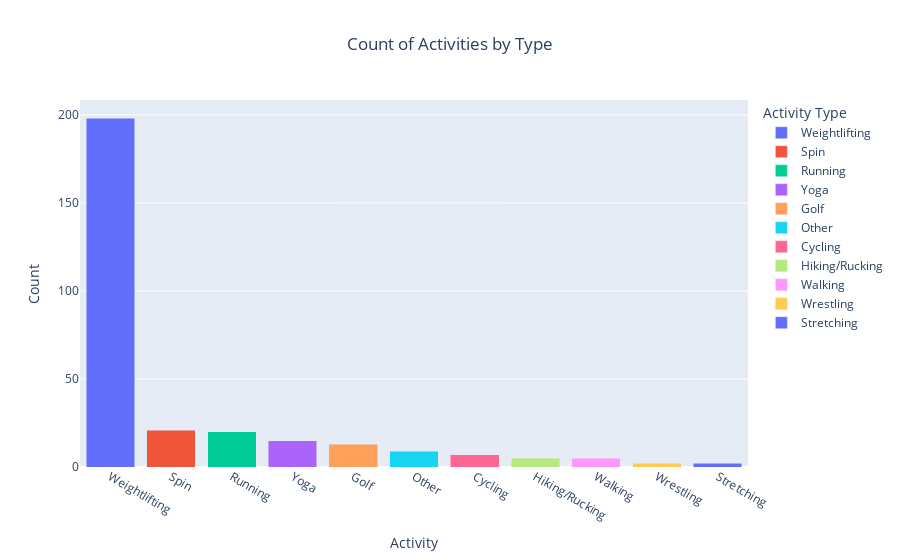

The cell this chart's notebook holds for it:
### Code cell
fig = px.bar(counts,
            x='name',
            y='count',
            title='Test',
            color='name',
            barmode='stack')

fig.update_layout(title_text='Count of Activities by Type', title_x=0.5,
                xaxis_title="Activity", yaxis_title="Count", legend_title="Activity Type")

fig.show()

### Figure 1 — Plotly figure (JSON) as saved in the notebook; plotly's stock layout.template omitted (floating-point values rounded to 4 significant figures)
{"data": [{"alignmentgroup": "True", "hovertemplate": "name=%{x}<br>count=%{y}<extra></extra>", "legendgroup": "Weightlifting", "marker": {"color": "#636efa", "pattern": {"shape": ""}}, "name": "Weightlifting", "offsetgroup": "Weightlifting", "orientation": "v", "showlegend": true, "textposition": "auto", "type": "bar", "x": ["Weightlifting"], "xaxis": "x", "y": [198], "yaxis": "y"}, {"alignmentgroup": "True", "hovertemplate": "name=%{x}<br>count=%{y}<extra></extra>", "legendgroup": "Spin", "marker": {"color": "#EF553B", "pattern": {"shape": ""}}, "name": "Spin", "offsetgroup": "Spin", "orientation": "v", "showlegend": true, "textposition": "auto", "type": "bar", "x": ["Spin"], "xaxis": "x", "y": [21], "yaxis": "y"}, {"alignmentgroup": "True", "hovertemplate": "name=%{x}<br>count=%{y}<extra></extra>", "legendgroup": "Running", "marker": {"color": "#00cc96", "pattern": {"shape": ""}}, "name": "Running", "offsetgroup": "Running", "orientation": "v", "showlegend": true, "textposition": "auto", "type": "bar", "x": ["Running"], "xaxis": "x", "y": [20], "yaxis": "y"}, {"alignmentgroup": "True", "hovertemplate": "name=%{x}<br>count=%{y}<extra></extra>", "legendgroup": "Yoga", "marker": {"color": "#ab63fa", "pattern": {"shape": ""}}, "name": "Yoga", "offsetgroup": "Yoga", "orientation": "v", "showlegend": true, "textposition": "auto", "type": "bar", "x": ["Yoga"], "xaxis": "x", "y": [15], "yaxis": "y"}, {"alignmentgroup": "True", "hovertemplate": "name=%{x}<br>count=%{y}<extra></extra>", "legendgroup": "Golf", "marker": {"color": "#FFA15A", "pattern": {"shape": ""}}, "name": "Golf", "offsetgroup": "Golf", "orientation": "v", "showlegend": true, "textposition": "auto", "type": "bar", "x": ["Golf"], "xaxis": "x", "y": [13], "yaxis": "y"}, {"alignmentgroup": "True", "hovertemplate": "name=%{x}<br>count=%{y}<extra></extra>", "legendgroup": "Other", "marker": {"color": "#19d3f3", "pattern": {"shape": ""}}, "name": "Other", "offsetgroup": "Other", "orientation": "v", "showlegend": true, "textposition": "auto", "type": "bar", "x": ["Other"], "xaxis": "x", "y": [9], "yaxis": "y"}, {"alignmentgroup": "True", "hovertemplate": "name=%{x}<br>count=%{y}<extra></extra>", "legendgroup": "Cycling", "marker": {"color": "#FF6692", "pattern": {"shape": ""}}, "name": "Cycling", "offsetgroup": "Cycling", "orientation": "v", "showlegend": true, "textposition": "auto", "type": "bar", "x": ["Cycling"], "xaxis": "x", "y": [7], "yaxis": "y"}, {"alignmentgroup": "True", "hovertemplate": "name=%{x}<br>count=%{y}<extra></extra>", "legendgroup": "Hiking/Rucking", "marker": {"color": "#B6E880", "pattern": {"shape": ""}}, "name": "Hiking/Rucking", "offsetgroup": "Hiking/Rucking", "orientation": "v", "showlegend": true, "textposition": "auto", "type": "bar", "x": ["Hiking/Rucking"], "xaxis": "x", "y": [5], "yaxis": "y"}, {"alignmentgroup": "True", "hovertemplate": "name=%{x}<br>count=%{y}<extra></extra>", "legendgroup": "Walking", "marker": {"color": "#FF97FF", "pattern": {"shape": ""}}, "name": "Walking", "offsetgroup": "Walking", "orientation": "v", "showlegend": true, "textposition": "auto", "type": "bar", "x": ["Walking"], "xaxis": "x", "y": [5], "yaxis": "y"}, {"alignmentgroup": "True", "hovertemplate": "name=%{x}<br>count=%{y}<extra></extra>", "legendgroup": "Wrestling", "marker": {"color": "#FECB52", "pattern": {"shape": ""}}, "name": "Wrestling", "offsetgroup": "Wrestling", "orientation": "v", "showlegend": true, "textposition": "auto", "type": "bar", "x": ["Wrestling"], "xaxis": "x", "y": [2], "yaxis": "y"}, {"alignmentgroup": "True", "hovertemplate": "name=%{x}<br>count=%{y}<extra></extra>", "legendgroup": "Stretching", "marker": {"color": "#636efa", "pattern": {"shape": ""}}, "name": "Stretching", "offsetgroup": "Stretching", "orientation": "v", "showlegend": true, "textposition": "auto", "type": "bar", "x": ["Stretching"], "xaxis": "x", "y": [2], "yaxis": "y"}], "layout": {"barmode": "stack", "legend": {"title": {"text": "Activity Type"}, "tracegroupgap": 0}, "title": {"text": "Count of Activities by Type", "x": 0.5}, "xaxis": {"anchor": "y", "categoryarray": ["Weightlifting", "Spin", "Running", "Yoga", "Golf", "Other", "Cycling", "Hiking/Rucking", "Walking", "Wrestling", "Stretching"], "categoryorder": "array", "domain": [0, 1], "title": {"text": "Activity"}}, "yaxis": {"anchor": "x", "domain": [0, 1], "title": {"text": "Count"}}}}
